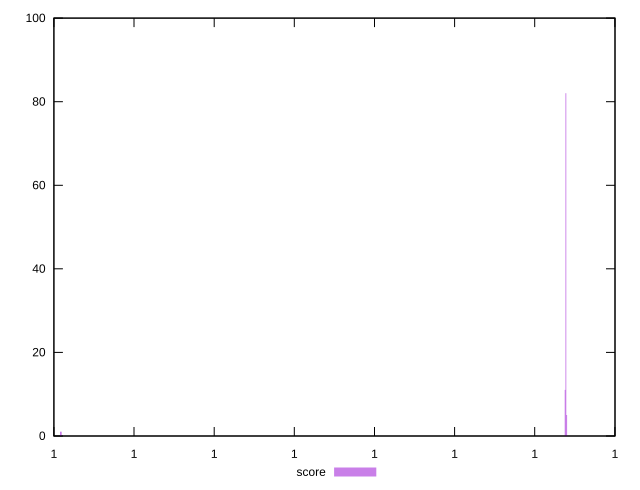

This figure's gnuplot source:
reset
set terminal svg size 640, 490 enhanced background rgb 'white'
set output "report_00007_2020-12-11T15:55:29.892Z/total-byte-weight/samples/pages+cached+noexternal+nojs/score/histogram.svg"

$score <<EOF
0.9999999999980754 11
0.9999999999980773 82
0.9999999999980792 5
0.9999999999968162 1
0.9999999999968182 1
EOF

set key outside below
set boxwidth 1.913628478549261e-15
set yrange [0:100]
set style fill transparent solid 0.5 noborder

plot \
  $score title "score" with boxes, \


reset
